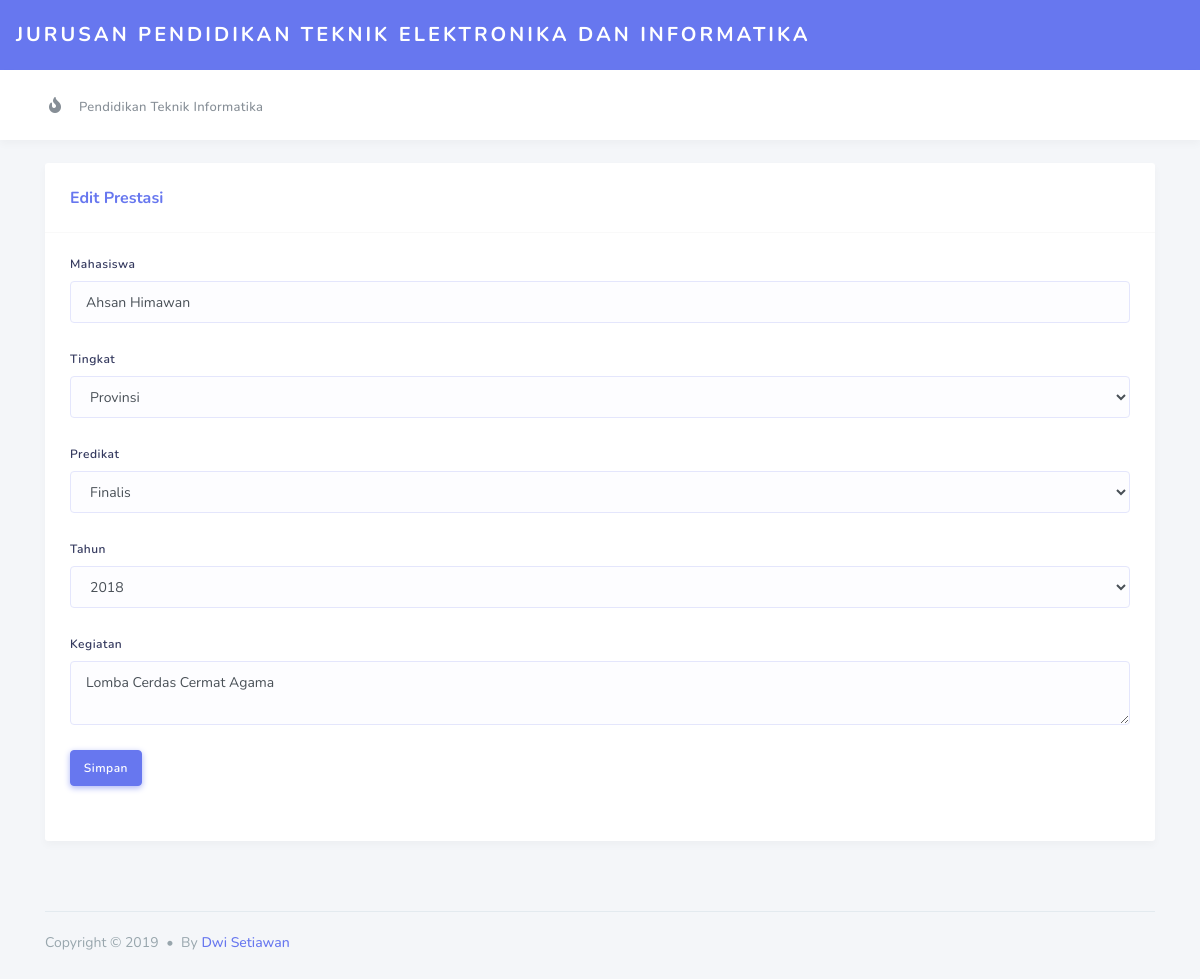
/prestasi/edit/34, run on the app's committed database.
### tables this page shows
CREATE TABLE `prestasi` (
  `id` int(11) NOT NULL,
  `mahasiswa` varchar(100) NOT NULL,
  `predikat` varchar(50) NOT NULL,
  `tingkat` varchar(50) NOT NULL,
  `tahun` year(4) NOT NULL,
  `kegiatan` varchar(100) NOT NULL
);

### application/controllers/Prestasi.php (called while the page is built, shortened)
<?php
class Prestasi extends CI_Controller {
    public function __construct(){
        $this->load->model('prestasi_model');
    }
    public function edit($id){
        $id = $this->uri->segment(3);
        $data = array(
            'title' => 'Edit Prestasi',
            'data_prestasi' => $this->prestasi_model->edit($id)
        );
        $this->load->view('item_handler',$data);
    }
}
?>

### index.php (called while the page is built, shortened)
<?php
require_once BASEPATH.'core/CodeIgniter.php';

### application/models/Prestasi_model.php (called while the page is built, shortened)
<?php
class Prestasi_model extends CI_Model{
    public function edit($id){
        $query = $this->db->where("id",$id)->get("prestasi");
        if($query){
            return $query->row();
        }else{
            return false;
        }
    }
}
?>

### application/views/item_handler.php (the view, shortened to what this page needs)
<!DOCTYPE html>
<html lang="en">
<head>
  <link rel="stylesheet" href="https://stackpath.bootstrapcdn.com/bootstrap/4.3.1/css/bootstrap.min.css">
  <link rel="stylesheet" href="https://use.fontawesome.com/releases/v5.7.2/css/all.css">
  <link rel="stylesheet" type="text/css" href="https://cdn.datatables.net/1.10.16/css/dataTables.bootstrap4.min.css">
  <link rel="stylesheet" href="https://cdn.datatables.net/select/1.3.0/css/select.dataTables.min.css">
  <link rel="stylesheet" href="<?php echo base_url();?>/assets/css/style.css">
  <link rel="stylesheet" href="<?php echo base_url();?>/assets/css/components.css">
</head>
<body class="layout-3">
  <div id="app">
    <div class="main-wrapper container">
      <div class="navbar-bg"></div>
      <nav class="navbar navbar-expand-lg main-navbar">
        <a href="#" class="navbar-brand sidebar-gone-hide">Jurusan Pendidikan Teknik Elektronika dan Informatika</a>
      </nav>
      <nav class="navbar navbar-secondary navbar-expand-lg">
        <div class="container">
          <ul class="navbar-nav">
            <li class="nav-item">
              <a href="#" class="nav-link"><i class="fas fa-fire"></i><span>Pendidikan Teknik Informatika</span></a>
            </li>
          </ul>
        </div>
      </nav>
      <div class="main-content">
        <section class="section">
          <div class="section-body">
            <div class="card">
              <div class="card-header">
                <h4>Edit Prestasi</h4>
              </div>
              <div class="card-body">
                <?php echo form_open('prestasi/update') ?>
                    <div class="form-group">
                        <label for="mhs">Mahasiswa</label>
                        <input value="<?php echo $data_prestasi->mahasiswa?>" type="text" name="mahasiswa" class="form-control" id="mhs" placeholder="Mahasiswa" required>
                    </div>
                    <div class="form-group">
                         <label for="tgkt">Tingkat</label>
                            <select name="tingkat" class="form-control select2" id="tgkt">
                                <option selected value="<?php echo $data_prestasi->tingkat?>"><?php echo $data_prestasi->tingkat?></option>
                             </select>
                    </div>
                    <div class="form-group">
                        <label for="predkt">Predikat</label>
                            <select name="predikat" class="form-control select2" id="predkt">
                                <option value="<?php echo $data_prestasi->predikat?>"><?php echo $data_prestasi->predikat?></option>
                            </select>
                    </div>
                    <div class="form-group">
                        <label>Tahun</label>
                            <select class="form-control select2" name="tahun">
                                <option value="<?php echo $data_prestasi->tahun?>"><?php echo $data_prestasi->tahun?></option>
                            </select>
                    </div>
                    <div class="form-group">
                        <label for="kgt">Kegiatan</label>
                        <textarea value="<?php echo $data_prestasi->kegiatan?>" name="kegiatan" class="form-control mb-0" id="kgt" rows="3" required><?php echo $data_prestasi->kegiatan?></textarea>
                    </div>
                    <div class="form-group buttons">
                    <button type="submit" class="btn btn-primary">Simpan</button>
                </div>
                </div>
            </div>
          </div>
        </section>
      </div>
      <footer class="main-footer">
        <div class="footer-left">
          Copyright &copy; 2019 <div class="bullet"></div> By <a href="http://dstwn.id">Dwi Setiawan</a>
        </div>
      </footer>
    </div>
  </div>
</body>
</html>

### data on the page
prestasi: mahasiswa "Ahsan Himawan", tingkat "Provinsi", predikat "Finalis", tahun "2018", kegiatan "Lomba Cerdas Cermat Agama"
